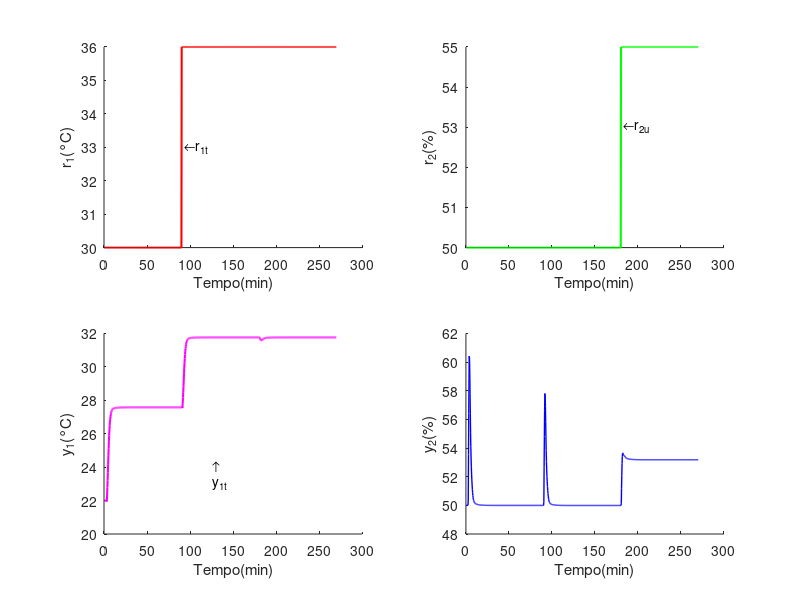

Write the MATLAB code that produced this figure.
% --SCRIPT - IMPLEMENTAR PATAMARES EM SISTEMA TITO --
clear; clc; %close all;
qtde_amostras = 900;
T_amost = 18;

%% INICIALIZAÇÕES
r_1t = zeros(1, qtde_amostras);
r_2u = zeros(1, qtde_amostras);

% Inicialize as saídas parciais e totais com zero, pois a resposta inicial
% será adicionada no final por superposição.
y_1t = zeros(1, qtde_amostras);
y_2u = zeros(1, qtde_amostras);
y_11t = zeros(1, qtde_amostras);
y_12u = zeros(1, qtde_amostras);
y_21t = zeros(1, qtde_amostras);
y_22u = zeros(1, qtde_amostras);
erro1 = zeros(1, qtde_amostras);
erro2 = zeros(1, qtde_amostras);
tempo = zeros(1, qtde_amostras);
v_1 = zeros(1,qtde_amostras);
v_2 = zeros(1,qtde_amostras);

% --- DEFINIÇÃO DAS CONDIÇÕES INICIAIS DA SAÍDA TOTAL ---
% O autor do código original define os 7 primeiros pontos para r e y
y_1t_inicial = 22; % Condição inicial da saída de temperatura
y_2u_inicial = 50; % Condição inicial da saída de umidade

% Os primeiros 7 pontos de tempo devem ser configurados com a referência
% e a saída inicial.
for k = 1:7 
    r_1t(k) = 30;
    r_2u(k) = 50;
    y_1t(k) = y_1t_inicial;
    y_2u(k) = y_2u_inicial;
    erro1(k) = r_1t(k) - y_1t(k);
    erro2(k) = r_2u(k) - y_2u(k);
    tempo(k) = (k) * T_amost;
    % Variáveis de controle do desacoplador inicializadas
    v_1(k) = 0; 
    v_2(k) = 0;
end

%% DEFININDO OS PATAMARES DE CADA ENTRADA
% Entrada 1 - Temperatura
r_1t(8:qtde_amostras/3) = 30; 
r_1t((qtde_amostras/3+1):(2*qtde_amostras/3)) = 36; 
r_1t((2*qtde_amostras/3+1):qtde_amostras) = 36;
% Entrada 2 - Umidade
r_2u(8:qtde_amostras/3) = 50; 
r_2u((qtde_amostras/3+1):(2*qtde_amostras/3)) = 50;
r_2u((2*qtde_amostras/3+1):(qtde_amostras)) = 55;

%% INCLUSÃO DO DESACOPLADOR ESTÁTICO
% Parâmetros do desacoplador (extraídos das F.T. originais)
K11 = 2.89;
K12 = -0.31; % k = 0.1
K21 = -4.22;
K22 = 2.222; % k = 0.1

% Matriz de desacoplamento estático M
% M = [1, -K12/K11; -K21/K22, 1];
% Termos da matriz para cálculo
D_12 = -K12 / K11;
D_21 = -K21 / K22;

%% LOOPS PARA MALHA ABERTA E FECHADA
% (Mantenha o loop de malha aberta como está, ele é para referência)

% MALHA FECHADA COM DESACOPLADOR
% Note que estamos usando os erros diretamente, sem controlador PID ainda.
for k = 8:qtde_amostras
    % 1. Calcula o erro
    erro1(k) = r_1t(k) - y_1t(k-1);
    erro2(k) = r_2u(k) - y_2u(k-1);
    
    % 2. Aplica o desacoplador estático nos erros
    % As novas variáveis de controle v1 e v2 são calculadas a partir dos erros
    v_1(k) = erro1(k) + D_12 * erro2(k);
    v_2(k) = D_21 * erro1(k) + erro2(k);
    
    % 3. Insere as novas variáveis de controle (v) no sistema, no lugar do erro.
    % As equações de diferença agora usam v_1 e v_2
    y_11t(k) = 0.9678 * y_11t(k-1) + 0.08796 * v_1(k-4) + 0.00509 * v_1(k-5);
    y_12u(k) = 0.9331 * y_12u(k-1) - 0.003556 * v_2(k-3) - 0.01718 * v_2(k-4);
    
    y_21t(k) = 0.9676 * y_21t(k-1) - 0.1294 * v_1(k-6) - 0.007485 * v_1(k-7);
    y_22u(k) = 0.9048 * y_22u(k-1) + 0.02455 * v_2(k-1) + 0.1869 * v_2(k-2);
    
    % 4. Calcula as saídas
    y_1t(k) = y_11t(k) + y_12u(k) + y_1t_inicial;
    y_2u(k) = y_21t(k) + y_22u(k) + y_2u_inicial;
    
    tempo(k) = k * T_amost;
end

%% PLOTAGEM DE GRÁFICOS

%MALHA FECHADA 
figure(1)

% Primeiro subplot – Saída y_1
subplot(2,2,1) 
hold on
plot(tempo/60, r_1t,'r', 'LineWidth', 1.5)
% plot(tempo/60, u_2u, 'g:', 'LineWidth', 1.5)
% plot(tempo/60, y_1mft,'m', 'LineWidth', 1)
% plot(tempo/60, erro1,'b', 'LineWidth', 1)
% legend('Entrada 1 - u_{1}');%, 'Erro 1 - e_{1MF}');
% title('Resposta da Saída 1 em Malha Fechada - y_{1MF}')
ylabel('r_{1}(°C)');
xlabel('Tempo(min)');
text((310*T_amost/60),33,'\leftarrowr_{1t}');
hold off

%------------
subplot(2,2,2) 
hold on
% plot(tempo/60, u_1t,'r--', 'LineWidth', 1)
plot(tempo/60, r_2u, 'g', 'LineWidth', 1.5)
% plot(tempo/60, y_1mft,'m', 'LineWidth', 1)
% plot(tempo/60, erro1,'b', 'LineWidth', 1)
% legend('Entrada 1 - u_{1}', 'Entrada 2 - u_{2}','Saída 1 - y_{1MF}');%, 'Erro 1 - e_{1MF}');
% title('Resposta da Saída 1 em Malha Fechada - y_{1MF}')
ylabel('r_{2}(%)');
xlabel('Tempo(min)');
text((610*T_amost/60),53,'\leftarrowr_{2u}');
hold off
%-------------------
subplot(2,2,3) 
hold on
% plot(tempo/60, u_1t,'r--', 'LineWidth', 1)
% plot(tempo/60, u_2u, 'g', 'LineWidth', 1.5)
plot(tempo/60, y_1t,'m', 'LineWidth', 1.5)
% plot(tempo/60, erro1,'b', 'LineWidth', 1)
% legend('Entrada 1 - u_{1}', 'Entrada 2 - u_{2}','Saída 1 - y_{1MF}');%, 'Erro 1 - e_{1MF}');
% title('Resposta da Saída 1 em Malha Fechada - y_{1MF}')
ylabel('y_{1}(°C)');
xlabel('Tempo(min)');
text((410*T_amost/60),23.5,{' \uparrow ', ' y_{1t}'});
hold off
% Segundo subplot – Saída y_2
subplot(2,2,4)
hold on
% plot(tempo/60, u_1t,'r--', 'LineWidth', 1)
% plot(tempo/60, u_2u, 'g:', 'LineWidth', 1.5)
plot(tempo/60, y_2u,'b', 'LineWidth', 1)
%plot(tempo/60, erro2,'b', 'LineWidth', 1)
% legend('Entrada 1 - u_{1}', 'Entrada 2 - u_{2}','Saída 2 - y_{2MF}');%,'Erro 2 - e_{2MF}');
% title('Resposta da Saída 2 em Malha Fechada - y_{2MF}')
text((120*T_amost/60),26.3,{' y_{2u}',' \downarrow '});
ylabel('y_{2}(%)');
xlabel('Tempo(min)');
hold off
